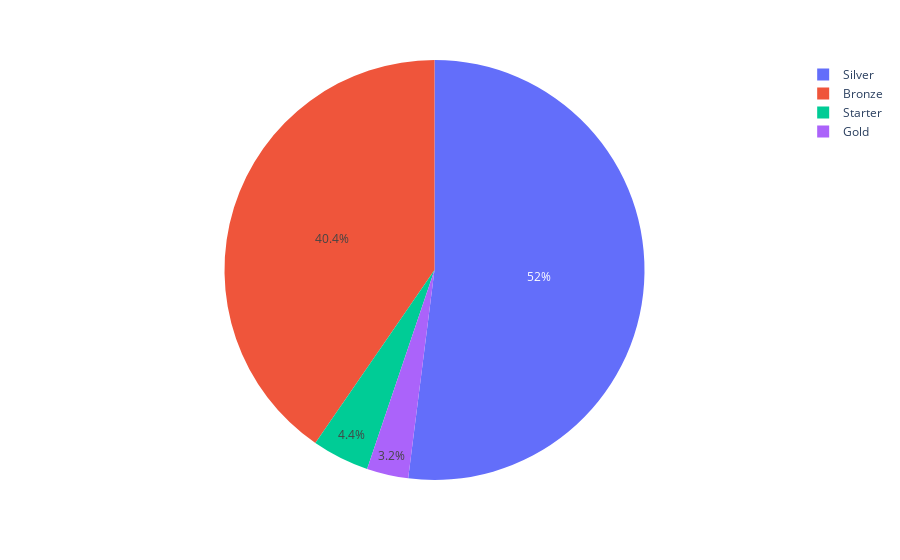

Here is the notebook cell this chart was saved with:
### Code cell
# Distribution of the target variable - Percentage
px.pie(contagem_target, values=contagem_target, names=contagem_target.index)

### Figure 1 — Plotly figure (JSON) as saved in the notebook; plotly's stock layout.template omitted (floating-point values rounded to 4 significant figures)
{"data": [{"domain": {"x": [0, 1], "y": [0, 1]}, "hovertemplate": "segmento_de_cliente=%{label}<br>value=%{value}<extra></extra>", "labels": ["Silver", "Bronze", "Starter", "Gold"], "legendgroup": "", "name": "", "showlegend": true, "type": "pie", "values": [260, 202, 22, 16]}], "layout": {"legend": {"tracegroupgap": 0}, "margin": {"t": 60}}}
